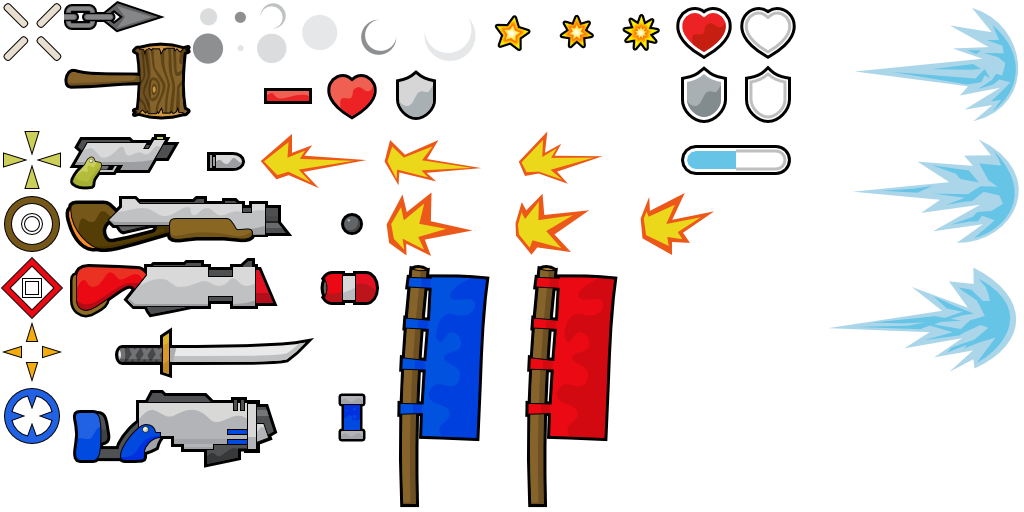
#> input picture explain-layers/game.png, 1024 x 512 px
$ python update_explain_layers.py --layer-image game.png
#> lines starting #> are read from the running program, lines starting #| are printed output that depends on the picture; after the words box and inside, x2 and y2 are one past the last pixel; in counts of white or black regions, pixels touching at a corner belong together
#!/usr/bin/env python3

# zlib License
#
# (C) 2020 Patiga
# (C) 2021 Zwelf
#
# This software is provided 'as-is', without any express or implied
# warranty.  In no event will the authors be held liable for any damages
# arising from the use of this software.
#
# Permission is granted to anyone to use this software for any purpose,
# including commercial applications, and to alter it and redistribute it
# freely, subject to the following restrictions:
#
# 1. The origin of this software must not be misrepresented; you must not
#    claim that you wrote the original software. If you use this software
#    in a product, an acknowledgment in the product documentation would be
#    appreciated but is not required.
# 2. Altered source versions must be plainly marked as such, and must not be
#   misrepresented as being the original software.
# 3. This notice may not be removed or altered from any source distribution.

from PIL import Image
import numpy as np
import base64
from typing import Optional
import csv
import itertools

class Tile:
    def __init__(self, title: str, desc: str, index: int, group: str, link: Optional[str]):
        self.title = title
        self.desc = desc
        self.index = index
        self.group = group
        self.link = link

    def get_dim(self):
        """
        returns how many tiles in the x and y direction are occupied by this tile
        """
        if self.index == 140:
            return (4, 2) # Credit Tile
        if self.index == 190:
            return (2, 1) # Entities Off Warning Tile
        return (1, 1)

    def get_pos(self):
        """
        returns the pixel coordinates on the layer image of the tile
        on an layer image there are 16x16 tiles and each with a dimension of 64x64 pixels
        """
        dim = self.get_dim()
        x = self.index % 16
        x1 = x * 64
        x2 = (x + dim[0]) * 64
        y = self.index // 16
        y1 = y * 64
        y2 = (y + dim[1]) * 64
        return (x1, x2, y1, y2)

    # takes a layer_image and extracts this tile
    def get_image(self, layer_image):
        x1, x2, y1, y2 = self.get_pos()
        return layer_image[y1:y2, x1:x2]

    # [45 lines left out: functions get_svg, get_svg_tooltip, not called in this run]

def get_tile(tiles, column: str, row: str):
    """
    Returns the value of a new row, which can specify a previous row in the same column
    """
    inp = row[column]
    if inp.startswith("$"):
        idx = int(inp[1:])
        if column == "Title":
            return tiles[idx].title
        elif column == "Group":
            return tiles[idx].group
        elif column == "Description":
            return tiles[idx].desc
        elif column == "Link":
            return tiles[idx].link
        else:
            raise ValueError("Column doesn't exist")
    else:
        return inp

def parse_tiles_explanations(tiles, file_name: str):
    """
    parses tiles explanations for the entities_clear image, since this contains
    allmost all game tiles
    returns dictionary mapping from tile_index to Tile
    """
#> called with file_name = 'tiles.csv'
    with open(file_name) as f:
#> (reads explain-layers/tiles.csv from the repository)
        tiles_reader = csv.DictReader(f)

        for row in tiles_reader:
            index = int(row["TileID"])
            # allow copying previous tiles
            title = get_tile(tiles, "Title", row)
            desc = get_tile(tiles, "Description", row)
            group = get_tile(tiles, "Group", row)
            link = get_tile(tiles, "Link", row)

            # optionally include link
            if link == "":
                link = None
            tiles[index] = Tile(title, desc, index, group, link)
    return tiles

def parse_groups(tiles):
    """
    return groups -> list of tile indices
    """
    groups = {}
    for tile_idx in tiles:
        tile = tiles[tile_idx]
        if tile.group != "":
            if tile.group in groups:
                groups[tile.group].append(tile_idx)
            else:
                groups[tile.group] = [tile_idx]
    return groups

# excluding transparent
def extract_layer_tiles(image_path, tiles):
#> called with image_path = 'game.png'
    layer_image = np.array(Image.open(image_path)).astype("int32")
    # store for each pixel, if is it fully transparent (the a value of the rgba equals to zero)
    is_transparent = layer_image[:, :, 3:4] == 0
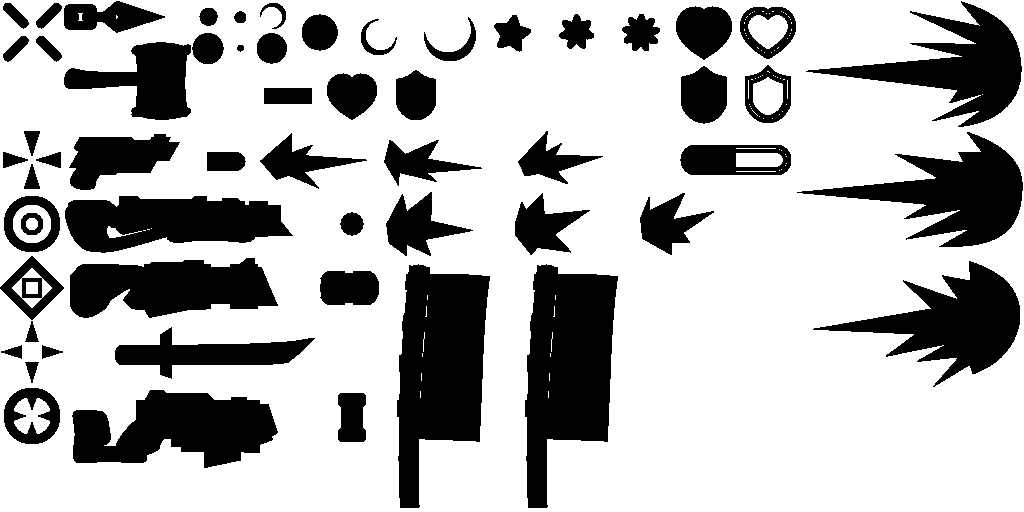
#> is_transparent: shape (512, 1024, 1) bool; 72% white; 58 black regions, largest, box (x1, y1, x2, y2) and area: (397, 264, 490, 508) 15188, (525, 264, 618, 508) 15188, (72, 390, 278, 468) 10537
    layer_tiles = {}
    for index in tiles:
        tile_image = tiles[index].get_image(layer_image)
        # only add tiles with some sort of content (or the air tile)
        if index == 0 or np.any(tile_image[:, :, 3:4] != 0):
            layer_tiles[index] = tiles[index]
#> this loop made 137 passes
#> pass 1, in extract_layer_tiles, `tile_image = tiles[index].get_image(layer_image)`:
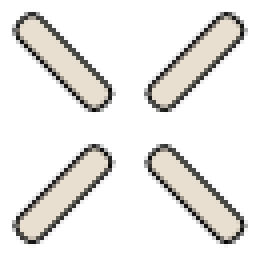
#> tile_image: shape (64, 64, 4) int32 (shown 4 times larger); mean R, G, B, A 44.9, 43.1, 40.6, 61.3; transparent parts drawn white
#> pass 2, in extract_layer_tiles, `tile_image = tiles[index].get_image(layer_image)`:
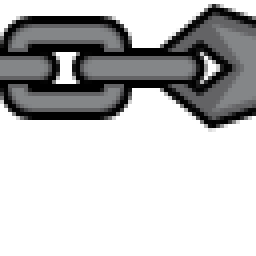
#> tile_image: shape (64, 64, 4) int32 (shown 4 times larger); mean R, G, B, A 24.2, 24.5, 24.9, 86.7; transparent parts drawn white
#> pass 3, in extract_layer_tiles, `tile_image = tiles[index].get_image(layer_image)`:
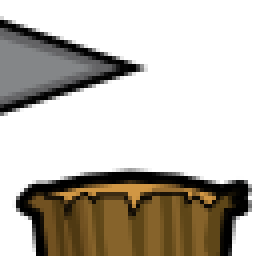
#> tile_image: shape (64, 64, 4) int32 (shown 4 times larger); mean R, G, B, A 33.1, 27.5, 18.3, 93.2; transparent parts drawn white
#> after the loop, layer_tiles = 78 items
    return layer_tiles

# [8 lines left out: function layer_filter_groups, not called in this run]

def main():
    import argparse
    parser = argparse.ArgumentParser(description='Generate DDNet explain svgs out of the source image and explain csv')
    parser.add_argument('--layer-image', help='path to the ddnet image to parse', required=True)
    parser.add_argument('--explain', default='tiles.csv', help='Explain strings in the csv file')
    parser.add_argument('--explain-override', help='Same as explain, but can override strings set in explain')
    parser.add_argument('--template', default='template.svg', help='template file to fill the svgs with')
    parser.add_argument('--output', default='output.svg', help='output .svg file')
    parser.add_argument('--external-image', help='Load background image from external source. Image gets embedded if not set, can be a relative or an absolute link')
    args = parser.parse_args()

    # parses explain strings in tiles.csv and groups
    tiles = {}
    parse_tiles_explanations(tiles, args.explain)
    if args.explain_override != None:
        parse_tiles_explanations(tiles, args.explain_override)
    groups = parse_groups(tiles)

    # parses pngs of layer and maps all non-empty indices to its visual representation in that layer
    layer_tiles = extract_layer_tiles(args.layer_image, tiles)
#> layer_tiles = 78 items

#> (the run stopped early here; a loop or call above may not have finished)
